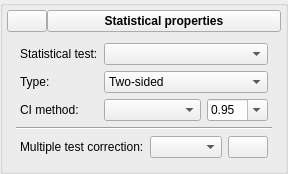
              <widget class="QGroupBox" name="groupStatProperties">
               <property name="title">
                <string/>
               </property>
               <property name="flat">
                <bool>false</bool>
               </property>
               <layout class="QVBoxLayout" name="verticalLayout_6">
                <property name="spacing">
                 <number>2</number>
                </property>
                <property name="margin">
                 <number>4</number>
                </property>
                <item>
                 <layout class="QHBoxLayout" name="horizontalLayout_21">
                  <property name="spacing">
                   <number>0</number>
                  </property>
                  <item>
                   <widget class="QPushButton" name="btnSampleStatisticsArrow">
                    <property name="text">
                     <string/>
                    </property>
                    <property name="icon">
                     <iconset>
                      <normaloff>icons/downArrow.png</normaloff>icons/downArrow.png</iconset>
                    </property>
                   </widget>
                  </item>
                  <item>
                   <widget class="QPushButton" name="btnSampleStatisticsTab">
                    <property name="sizePolicy">
                     <sizepolicy hsizetype="Minimum" vsizetype="Fixed">
                      <horstretch>1</horstretch>
                      <verstretch>0</verstretch>
                     </sizepolicy>
                    </property>
                    <property name="minimumSize">
                     <size>
                      <width>0</width>
                      <height>0</height>
                     </size>
                    </property>
                    <property name="maximumSize">
                     <size>
                      <width>16777215</width>
                      <height>16777215</height>
                     </size>
                    </property>
                    <property name="baseSize">
                     <size>
                      <width>0</width>
                      <height>0</height>
                     </size>
                    </property>
                    <property name="font">
                     <font>
                      <weight>75</weight>
                      <bold>true</bold>
                     </font>
                    </property>
                    <property name="text">
                     <string>Statistical properties</string>
                    </property>
                    <property name="checkable">
                     <bool>false</bool>
                    </property>
                    <property name="checked">
                     <bool>false</bool>
                    </property>
                   </widget>
                  </item>
                 </layout>
                </item>
                <item>
                 <widget class="QWidget" name="widgetSampleStatisticalProp" native="true">
                  <property name="sizePolicy">
                   <sizepolicy hsizetype="Preferred" vsizetype="Preferred">
                    <horstretch>0</horstretch>
                    <verstretch>1</verstretch>
                   </sizepolicy>
                  </property>
                  <layout class="QVBoxLayout" name="verticalLayout_11">
                   <item>
                    <layout class="QFormLayout" name="formLayout_2">
                     <property name="fieldGrowthPolicy">
                      <enum>QFormLayout::AllNonFixedFieldsGrow</enum>
                     </property>
                     <property name="leftMargin">
                      <number>4</number>
                     </property>
                     <property name="rightMargin">
                      <number>4</number>
                     </property>
                     <item row="0" column="0">
                      <widget class="QLabel" name="lblStatisticalTest">
                       <property name="text">
                        <string>Statistical test:</string>
                       </property>
                      </widget>
                     </item>
                     <item row="0" column="1">
                      <widget class="QComboBox" name="cboSampleStatTests">
                       <property name="sizePolicy">
                        <sizepolicy hsizetype="Expanding" vsizetype="Fixed">
                         <horstretch>0</horstretch>
                         <verstretch>0</verstretch>
                        </sizepolicy>
                       </property>
                       <property name="minimumSize">
                        <size>
                         <width>0</width>
                         <height>20</height>
                        </size>
                       </property>
                       <property name="focusPolicy">
                        <enum>Qt::WheelFocus</enum>
                       </property>
                       <property name="statusTip">
                        <string>Set statistical test to perform</string>
                       </property>
                      </widget>
                     </item>
                     <item row="1" column="0">
                      <widget class="QLabel" name="label_7">
                       <property name="text">
                        <string>Type:</string>
                       </property>
                      </widget>
                     </item>
                     <item row="1" column="1">
                      <widget class="QComboBox" name="cboSampleSignTestType">
                       <property name="sizePolicy">
                        <sizepolicy hsizetype="Expanding" vsizetype="Fixed">
                         <horstretch>0</horstretch>
                         <verstretch>0</verstretch>
                        </sizepolicy>
                       </property>
                       <property name="focusPolicy">
                        <enum>Qt::WheelFocus</enum>
                       </property>
                       <property name="currentIndex">
                        <number>1</number>
                       </property>
                       <item>
                        <property name="text">
                         <string>One-sided</string>
                        </property>
                       </item>
                       <item>
                        <property name="text">
                         <string>Two-sided</string>
                        </property>
                       </item>
                      </widget>
                     </item>
                     <item row="2" column="0">
                      <widget class="QLabel" name="lblConfidenceIntervalMethod">
                       <property name="text">
                        <string>CI method:</string>
                       </property>
                      </widget>
                     </item>
                     <item row="2" column="1">
                      <layout class="QHBoxLayout" name="horizontalLayout_19">
                       <item>
                        <widget class="QComboBox" name="cboSampleConfIntervMethods">
                         <property name="sizePolicy">
                          <sizepolicy hsizetype="Expanding" vsizetype="Fixed">
                           <horstretch>1</horstretch>
                           <verstretch>0</verstretch>
                          </sizepolicy>
                         </property>
                         <property name="focusPolicy">
                          <enum>Qt::WheelFocus</enum>
                         </property>
                        </widget>
                       </item>
                       <item>
                        <widget class="QComboBox" name="cboSampleNominalCoverage">
                         <property name="sizePolicy">
                          <sizepolicy hsizetype="Preferred" vsizetype="Fixed">
                           <horstretch>0</horstretch>
                           <verstretch>0</verstretch>
                          </sizepolicy>
                         </property>
                         <property name="minimumSize">
                          <size>
                           <width>0</width>
                           <height>20</height>
                          </size>
                         </property>
                         <property name="focusPolicy">
                          <enum>Qt::WheelFocus</enum>
                         </property>
                         <property name="statusTip">
                          <string>Set level of significance</string>
                         </property>
                         <property name="editable">
                          <bool>true</bool>
                         </property>
                         <property name="currentIndex">
                          <number>1</number>
                         </property>
                         <item>
                          <property name="text">
                           <string>0.90</string>
                          </property>
                         </item>
                         <item>
                          <property name="text">
                           <string>0.95</string>
                          </property>
                         </item>
                         <item>
                          <property name="text">
                           <string>0.98</string>
                          </property>
                         </item>
                         <item>
                          <property name="text">
                           <string>0.99</string>
                          </property>
                         </item>
                         <item>
                          <property name="text">
                           <string>0.999</string>
                          </property>
                         </item>
                        </widget>
                       </item>
                      </layout>
                     </item>
                    </layout>
                   </item>
                   <item>
                    <widget class="Line" name="line_2">
                     <property name="orientation">
                      <enum>Qt::Horizontal</enum>
                     </property>
                    </widget>
                   </item>
                   <item>
                    <layout class="QHBoxLayout" name="horizontalLayout_18">
                     <property name="leftMargin">
                      <number>4</number>
                     </property>
                     <property name="rightMargin">
                      <number>4</number>
                     </property>
                     <item>
                      <widget class="QLabel" name="label_18">
                       <property name="text">
                        <string>Multiple test correction:</string>
                       </property>
                      </widget>
                     </item>
                     <item>
                      <widget class="QComboBox" name="cboSampleMultCompMethod">
                       <property name="sizePolicy">
                        <sizepolicy hsizetype="Expanding" vsizetype="Fixed">
                         <horstretch>1</horstretch>
                         <verstretch>0</verstretch>
                        </sizepolicy>
                       </property>
                      </widget>
                     </item>
                     <item>
                      <widget class="QPushButton" name="btnSampleMultCompCorrectionInfo">
                       <property name="focusPolicy">
                        <enum>Qt::StrongFocus</enum>
                       </property>
                       <property name="text">
                        <string/>
                       </property>
                       <property name="icon">
                        <iconset>
                         <normaloff>icons/Info.png</normaloff>icons/Info.png</iconset>
                       </property>
                      </widget>
                     </item>
                    </layout>
                   </item>
                  </layout>
                 </widget>
                </item>
               </layout>
              </widget>
